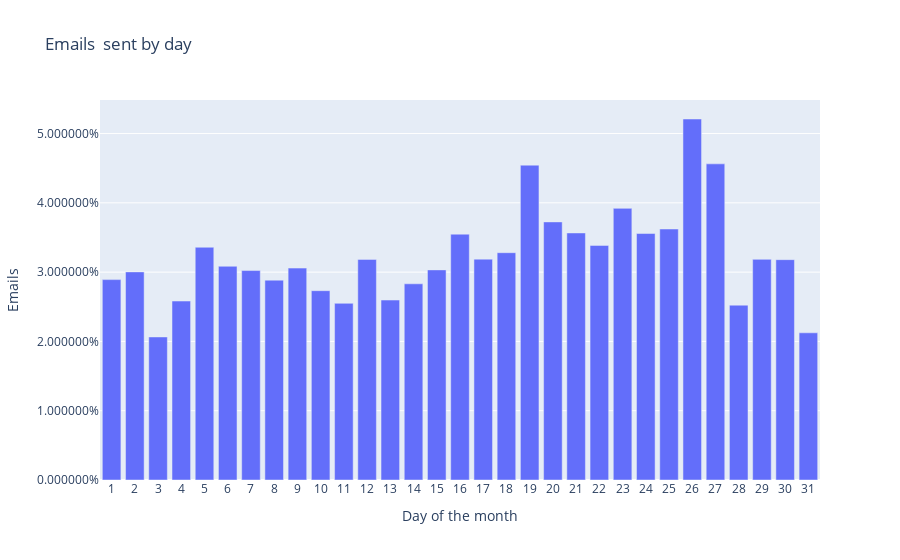

Here is the notebook cell this chart was saved with:
### Code cell
#### Daily: (ooking at the distribution in all the year)

year_of_interest = 2001

data = time_workload('df_email', 'email-body', 'day', year_of_interest)
fig = bar_plot_interactive(data, 'email-body', 'Emails  sent by day', '%')

### Layout for figure:

fig.update_layout(
    xaxis_title="Day of the month",
    yaxis_title="Emails",
    legend_title="Legend Title")

fig.show()

###Maybe not helpful in this way

### Figure 1 — Plotly figure (JSON) as saved in the notebook; plotly's stock layout.template omitted (floating-point values rounded to 4 significant figures)
{"data": [{"alignmentgroup": "True", "hovertemplate": "Date=%{x}<br>email-body=%{y}<extra></extra>", "legendgroup": "", "marker": {"color": "#636efa"}, "name": "", "offsetgroup": "", "orientation": "v", "showlegend": false, "textposition": "auto", "type": "bar", "x": [1, 2, 3, 4, 5, 6, 7, 8, 9, 10, 11, 12, 13, 14, 15, 16, 17, 18, 19, 20, 21, 22, 23, 24, 25, 26, 27, 28, 29, 30, 31], "xaxis": "x", "y": [0.02892, 0.03004, 0.02065, 0.02582, 0.03359, 0.03085, 0.03023, 0.02884, 0.03058, 0.02732, 0.0255, 0.03184, 0.02597, 0.02832, 0.03032, 0.03548, 0.03188, 0.0328, 0.04544, 0.03725, 0.03565, 0.03386, 0.0392, 0.03557, 0.03622, 0.0521, 0.04562, 0.02523, 0.03184, 0.0318, 0.02124], "yaxis": "y"}], "layout": {"barmode": "relative", "legend": {"title": {"text": "Legend Title"}, "tracegroupgap": 0}, "title": {"text": "Emails  sent by day"}, "xaxis": {"anchor": "y", "domain": [0, 1], "title": {"text": "Day of the month"}, "type": "category"}, "yaxis": {"anchor": "x", "domain": [0, 1], "tickformat": "%", "title": {"text": "Emails"}}}}
